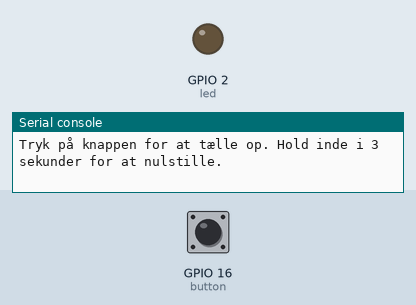
Simulated run of this program. Board: ESP32 board running MicroPython. On the bench: output pins drawn as LEDs (lit = HIGH), the last lines printed to the serial console. Dashed ring = blinking. The inputs (shaded band) are chosen by the test bench; at power-on: GPIO 16 (button) HIGH.

Above: at 1.2 s.
1.3 s: GPIO 16 (button) pulled LOW for 3.2 s
At 4.55 s:
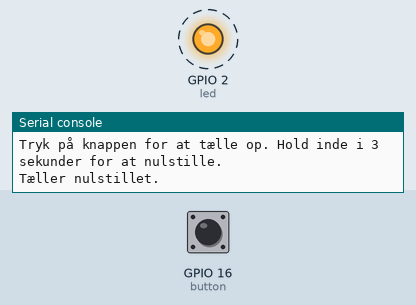
6.5 s: GPIO 16 (button) pulled LOW for 0.15 s
At 6.75 s:
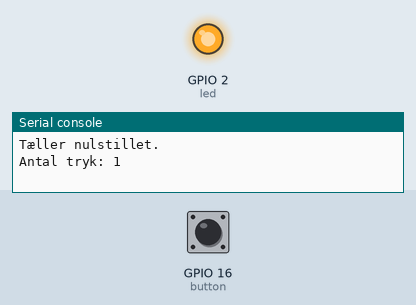
Timing chart, 0 to 9.5 s (numbered marks = the images above; inputs shaded):
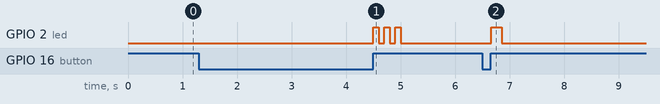

The program:

11_mini_2.py
```python
import machine
import time

# GPIO-opsætning
led = machine.Pin(2, machine.Pin.OUT)             # LED på GPIO2
button = machine.Pin(16, machine.Pin.IN, machine.Pin.PULL_UP)  # Knap på GPIO16 med intern pull-up

# Tæller til antal tryk
count = 0

# Funktion til at blinke LED én gang
def blink(times=1, duration=0.2):
    for _ in range(times):
        led.on()
        time.sleep(duration)
        led.off()
        time.sleep(0.1)

# Hovedloop
print("Tryk på knappen for at tælle op. Hold inde i 3 sekunder for at nulstille.")
last_state = 1
press_start = 0

while True:
    current_state = button.value()

    if last_state == 1 and current_state == 0:
        # Knap er lige blevet trykket ned
        press_start = time.ticks_ms()

    elif last_state == 0 and current_state == 1:
        # Knap er lige blevet sluppet
        press_duration = time.ticks_diff(time.ticks_ms(), press_start)

        if press_duration >= 3000:
            count = 0
            print("Tæller nulstillet.")
            blink(3, 0.1)
        else:
            count += 1
            print("Antal tryk:", count)
            blink()

    last_state = current_state
    time.sleep(0.01)  # Lidt delay til debounce
```

Measured:
- after the input at 1.3 s, GPIO 2 (led): alternates HIGH for 0.10 s and LOW for 0.10 s, 6 changes in all, then stays LOW, starting after 3.2 s
- after the input at 6.5 s, GPIO 2 (led): LOW → HIGH after 0.16 s, → LOW 0.20 s later
